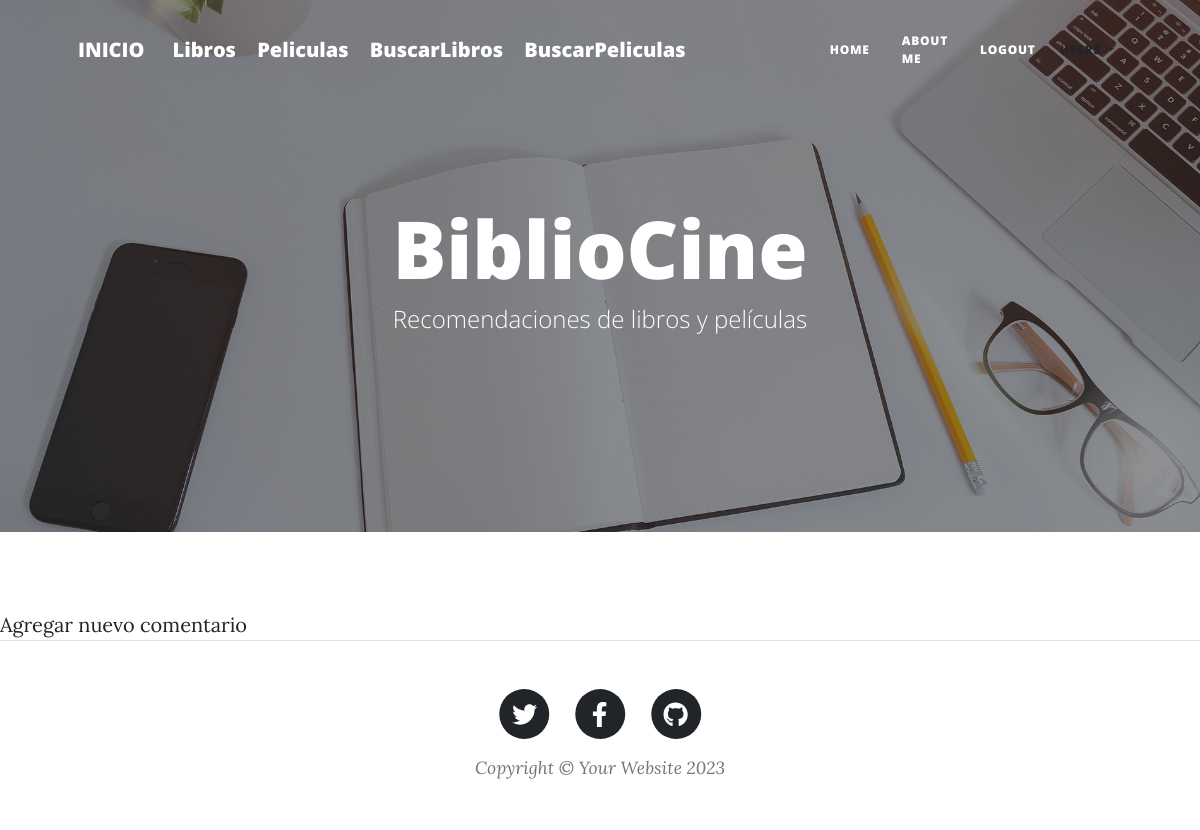
The app's page /AppBiblioCine/leerComentarioLibros/3, older data.
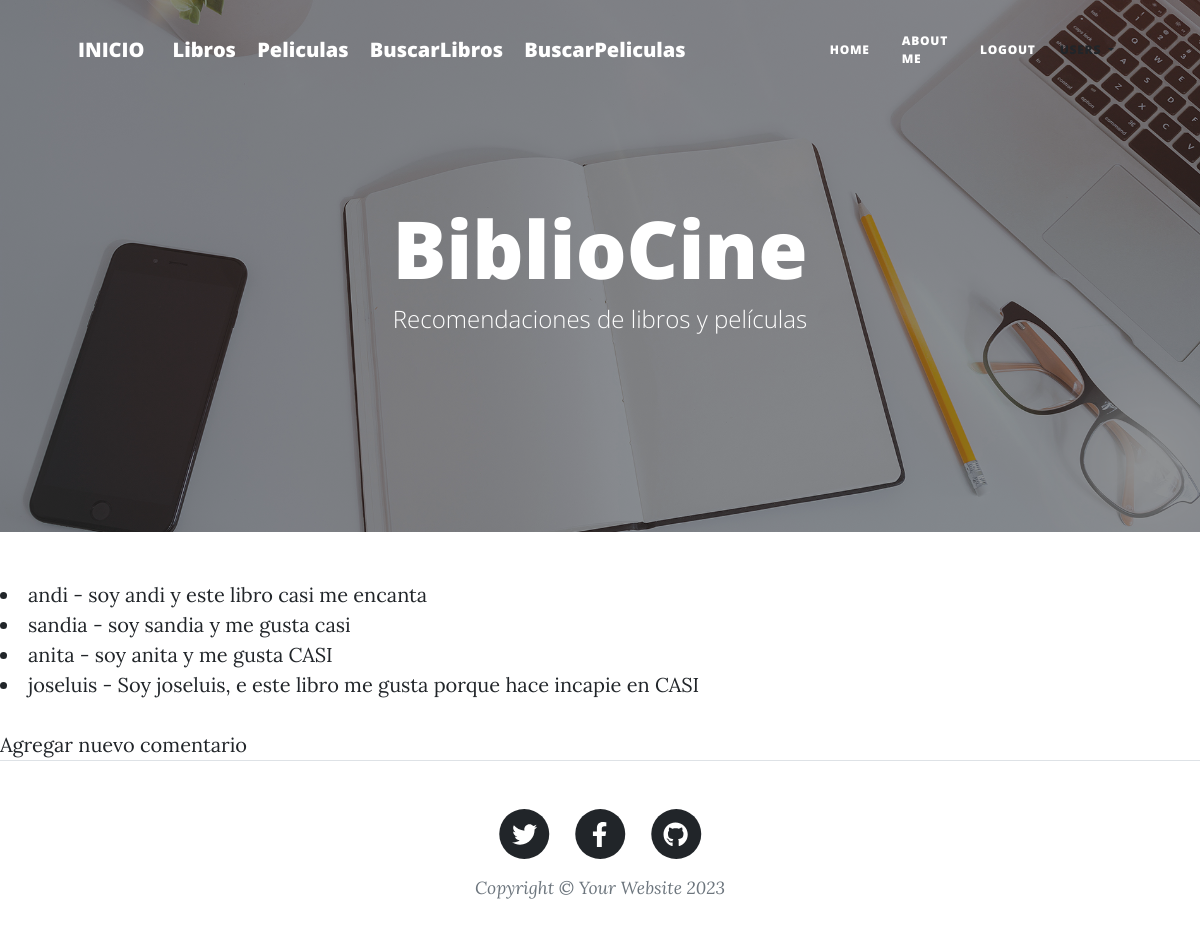
The same page, newer data.
### AppBiblioCine/models.py (models this page shows)
class ComentarioLibro(models.Model):
    libro = models.ForeignKey(Libro, related_name='comentariosLibros', on_delete=models.CASCADE, null=True)
    nombre = models.ForeignKey(User,blank=False,null=True,on_delete=models.CASCADE, verbose_name="nombre")
    comentario = models.TextField(null=True, blank=True)
    fechaComentario = models.DateTimeField(auto_now_add=True)
    class Meta:
        ordering = ['-fechaComentario']
    def __str__(self):
        return '%s - %s' % (self.nombre, self.comentario)

### AppBiblioCine/views.py (the view)
# urls.py: path( 'leerComentarioLibros/<id>', views.leerComentarioLibros, name='LeerComentarioLibros'),
def leerComentarioLibros(request, id):
    libro = get_object_or_404(Libro, id=id)
    comentarios = ComentarioLibro.objects.all()
    comentarios = ComentarioLibro.objects.filter(libro__id=id)
    contexto = {"libro": libro, "comentarios":comentarios}
    print(comentarios)
    return render(request, "AppBiblioCine/leerComentariosLibros.html", contexto)

### templates/AppBiblioCine/leerComentariosLibros.html (shortened to what this page needs)
{% extends 'AppAdministracion/padre.html' %}
{% load static %}
{% block CAMBIOS %}
    <!DOCTYPE html>
    <html lang="en">
    <head>
    </head>
    <body>
        {% for c in comentarios %}
            <li>{{c}}</li>
        {% endfor %}
        <br>
        <a href="{% url 'ComentarioLibros' libro.id %}">Agregar nuevo comentario</a>
    </body>
    </html>
{% endblock %}

Row changes from the older to the newer data that the page shows:
added ComentarioLibro: nombre+comentario "andi - soy andi y este libro casi me encanta"
added ComentarioLibro: nombre+comentario "sandia - soy sandia y me gusta casi"
added ComentarioLibro: nombre+comentario "anita - soy anita y me gusta CASI"
added ComentarioLibro: nombre+comentario "joseluis - Soy joseluis, e este libro me gusta porque hace incapie en CASI"
